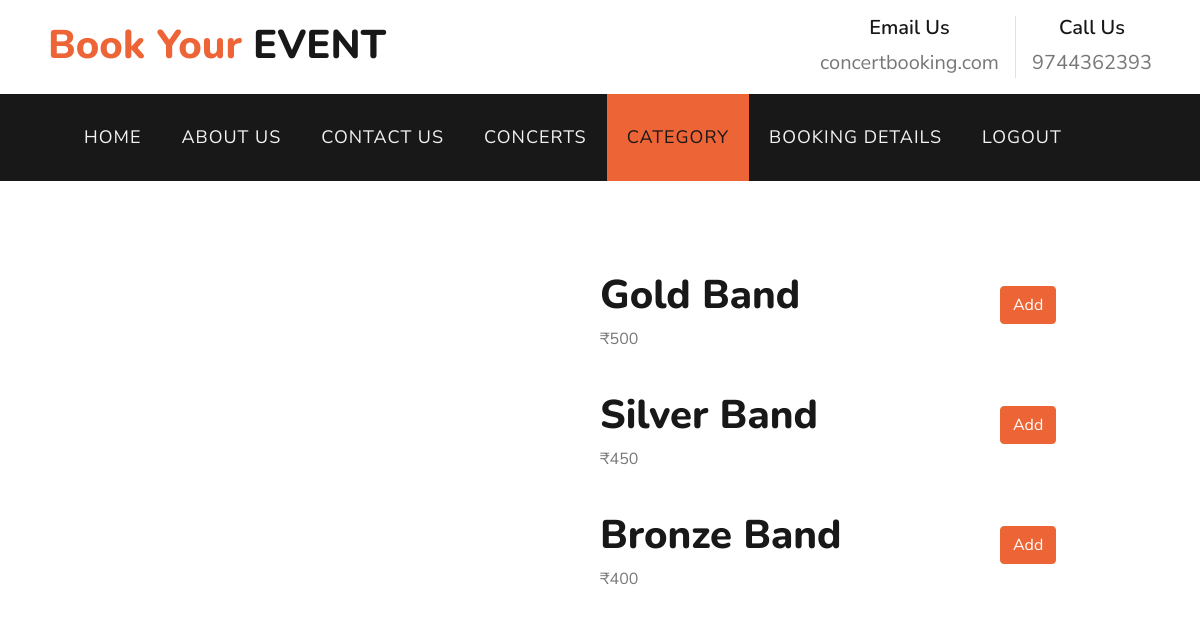
/category/22 (signed in), run on the app's committed database.
### app/models.py (models this page shows, shortened)
class Events(models.Model):
    Event_name= models.CharField(max_length=20)
    Location= models.CharField(max_length=40)
    Date= models.CharField(max_length=10)
    Time= models.CharField(max_length=10)
    Gold_Ticket_price= models.CharField(max_length=10)
    Silver_Ticket_price = models.CharField(max_length=10)
    Bronze_Ticket_price = models.CharField(max_length=10)
    Gold_Available_tickets= models.IntegerField()
    Silver_Available_tickets = models.IntegerField()
    Bronze_Available_tickets = models.IntegerField()
    Event_image=models.FileField()
    Status = models.CharField(max_length=12, default='pending')
    Discription=models.CharField(max_length=100)
    Sub_images = models.ManyToManyField(Images,null=True)
    Video = models.FileField(null=True)

### app/views.py (the view)
# urls.py: path('category/<int:d>', views.category),
def category(request,d):
    if 'id' in request.session:
        data = Events.objects.get(pk=d)
        return render(request, 'user_category.html', {'data': data})
    return redirect(login)

### template/user_category.html (shortened to what this page needs)
<!DOCTYPE html>
<html lang="en">
{% load static %}
<head>
    <link href="https://cdnjs.cloudflare.com/ajax/libs/font-awesome/5.10.0/css/all.min.css" rel="stylesheet">
    <link href="{% static 'lib/flaticon/font/flaticon.css' %}" rel="stylesheet">
    <link href="{% static 'lib/owlcarousel/assets/owl.carousel.min.css' %}" rel="stylesheet">
    <link href="{% static 'lib/tempusdominus/css/tempusdominus-bootstrap-4.min.css' %}" rel="stylesheet" />
    <link href="{% static 'css/style.css' %}" rel="stylesheet">
</head>
<body>
                         <div class="row py-3 px-lg-5">
            <div class="col-lg-4">
                <a href="" class="navbar-brand d-none d-lg-block">
                    <h1 class="m-0 display-5 text-capitalize"><span class="text-primary">Book your </span>EVENT</h1>
                </a>
            </div>
            <div class="col-lg-8 text-center text-lg-right">
                <div class="d-inline-flex align-items-center">
                    <div class="d-inline-flex flex-column text-center px-3 border-right">
                        <h6 style="font-size:20px;">Email Us</h6>
                        <p style="font-size:20px;" class="m-0">concertbooking.com</p>
                    </div>
                    <div class="d-inline-flex flex-column text-center pl-3">
                        <h6 style="font-size:20px;"  >Call Us</h6>
                        <p style="font-size:20px;" class="m-0">9744362393</p>
                    </div>
                </div>
            </div>
        </div>
    <div class="container-fluid p-0">
        <nav class="navbar navbar-expand-lg bg-dark navbar-dark py-3 py-lg-0 px-lg-5">
            <div class="collapse navbar-collapse justify-content-between px-3" id="navbarCollapse">
               <div class="navbar-nav mr-auto py-0">
                    <a href="../userhome" class="nav-item nav-link ">HOME</a>
                    <a href="../about" class="nav-item nav-link">ABOUT US</a>
                    <a href="../contact" class="nav-item nav-link">CONTACT US</a>
                     <a href="../userconcerts" class="nav-item nav-link">CONCERTS</a>
                     <a href="../category" class="nav-item nav-link active">CATEGORY</a>
                     <a href="../user_recent_orders" class="nav-item nav-link">BOOKING DETAILS</a>
                    <a href="../logout" class="nav-item nav-link">LOGOUT</a>
                </div>
                               </div>
             </div>
<div  style="width:300px;margin-left:600px;margin-top:90px;">
    <h1 id="g1">Gold Band</h1>
    <p id="g2">₹{{data.Gold_Ticket_price}}</p>
{% if data.Gold_Available_tickets <= 0 %}
    <p style="margin-left:400px;margin-top:-80px;font-size:20px;color:red;">Ticket Sold</p>
    {% else %}
    <button class="btn btn-primary" id="i1" style="margin-left:400px;margin-top:-150px;">Add</button>
{% endif %}
    <div>
    <h1 id="s1">Silver Band</h1>
    <p id="s2">₹{{data.Silver_Ticket_price}}</p>
        {% if data.Silver_Ticket_price <= 0 %}
    <p style="margin-left:400px;margin-top:-80px;font-size:20px;color:red;">Ticket Sold</p>
    {% else %}
    <button class="btn btn-primary" id="i2" style="margin-left:400px;margin-top:-150px;">Add</button>
        {% endif %}
</div>
    <div >
    <h1 id="b1">Bronze Band</h1>
    <p id="b2">₹{{data.Bronze_Ticket_price}}</p>
              {% if data.Bronze_Ticket_price <= 0 %}
    <p style="margin-left:400px;margin-top:-80px;font-size:20px;color:red;">Ticket Sold</p>
    {% else %}
    <button class="btn btn-primary" id="i3" style="margin-left:400px;margin-top:-150px;">Add</button>
        {% endif %}
</div>
</body>
</html>

### data on the page
Events: Gold_Ticket_price "500", Silver_Ticket_price "450", Bronze_Ticket_price "400"
